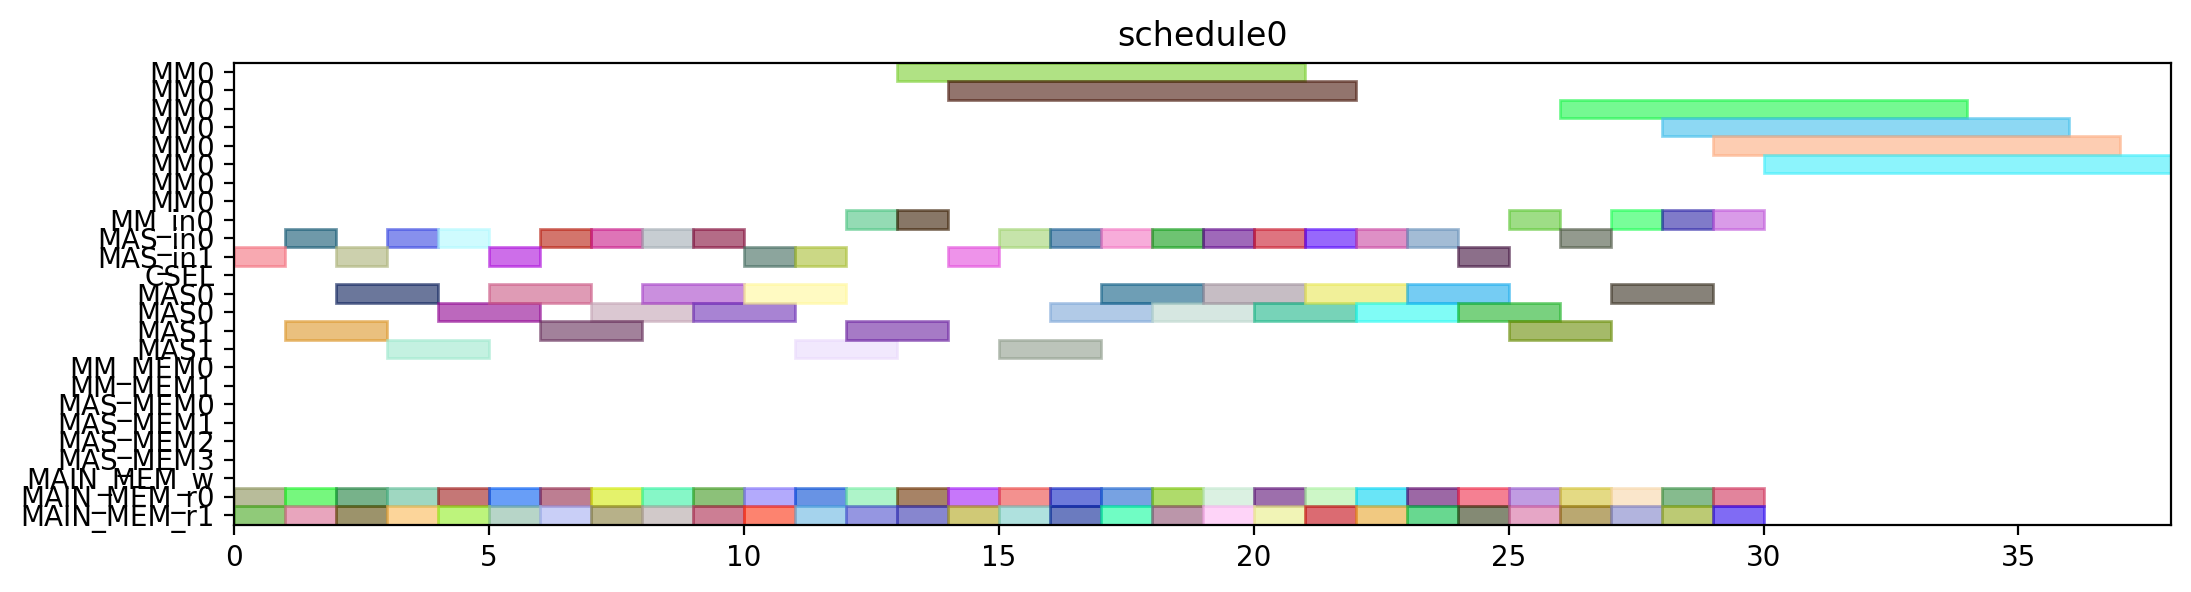

Source code (Python):
from pyschedule import Scenario, solvers, plotters, alt


def solve():
	horizon = 149
	S = Scenario("schedule0", horizon=horizon)

	# resource
	MM = S.Resources('MM', num=1, size=8)
	MM_in = S.Resources('MM_in', num=1)
	MAS_in = S.Resources('MAS_in', num=2)
	CSEL = S.Resource('CSEL')
	MAS = S.Resources('MAS', num=2, size=2, periods=range(1, horizon))
	MM_MEM = S.Resources('MM_MEM', num=2)
	MAS_MEM = S.Resources('MAS_MEM', num=4)
	MAIN_MEM_w = S.Resource('MAIN_MEM_w', size=1)
	MAIN_MEM_r = S.Resources('MAIN_MEM_r', num=2)

	# result of previous scheduling

	# new tasks
	d_t0_a1_0 = S.Task('d_t0_a1_0', length=2, delay_cost=1)
	d_t0_a1_0 += alt(MAS)
	d_t0_a1_0_in = S.Task('d_t0_a1_0_in', length=1, delay_cost=1)
	d_t0_a1_0_in += alt(MAS_in)
	S += d_t0_a1_0_in*MAS_in[0]<=d_t0_a1_0*MAS[0]

	S += d_t0_a1_0_in*MAS_in[1]<=d_t0_a1_0*MAS[1]

	d_t0_a1_0_mem0 = S.Task('d_t0_a1_0_mem0', length=1, delay_cost=1)
	d_t0_a1_0_mem0 += MAIN_MEM_r[0]
	S += d_t0_a1_0_mem0 <= d_t0_a1_0

	d_t0_a1_0_mem1 = S.Task('d_t0_a1_0_mem1', length=1, delay_cost=1)
	d_t0_a1_0_mem1 += MAIN_MEM_r[1]
	S += d_t0_a1_0_mem1 <= d_t0_a1_0

	d_t0_a1_1 = S.Task('d_t0_a1_1', length=2, delay_cost=1)
	d_t0_a1_1 += alt(MAS)
	d_t0_a1_1_in = S.Task('d_t0_a1_1_in', length=1, delay_cost=1)
	d_t0_a1_1_in += alt(MAS_in)
	S += d_t0_a1_1_in*MAS_in[0]<=d_t0_a1_1*MAS[0]

	S += d_t0_a1_1_in*MAS_in[1]<=d_t0_a1_1*MAS[1]

	d_t0_a1_1_mem0 = S.Task('d_t0_a1_1_mem0', length=1, delay_cost=1)
	d_t0_a1_1_mem0 += MAIN_MEM_r[0]
	S += d_t0_a1_1_mem0 <= d_t0_a1_1

	d_t0_a1_1_mem1 = S.Task('d_t0_a1_1_mem1', length=1, delay_cost=1)
	d_t0_a1_1_mem1 += MAIN_MEM_r[1]
	S += d_t0_a1_1_mem1 <= d_t0_a1_1

	d_t0_t10 = S.Task('d_t0_t10', length=2, delay_cost=1)
	d_t0_t10 += alt(MAS)
	d_t0_t10_in = S.Task('d_t0_t10_in', length=1, delay_cost=1)
	d_t0_t10_in += alt(MAS_in)
	S += d_t0_t10_in*MAS_in[0]<=d_t0_t10*MAS[0]

	S += d_t0_t10_in*MAS_in[1]<=d_t0_t10*MAS[1]

	d_t0_t10_mem0 = S.Task('d_t0_t10_mem0', length=1, delay_cost=1)
	d_t0_t10_mem0 += MAIN_MEM_r[0]
	S += d_t0_t10_mem0 <= d_t0_t10

	d_t0_t10_mem1 = S.Task('d_t0_t10_mem1', length=1, delay_cost=1)
	d_t0_t10_mem1 += MAIN_MEM_r[1]
	S += d_t0_t10_mem1 <= d_t0_t10

	d_t0_t11 = S.Task('d_t0_t11', length=2, delay_cost=1)
	d_t0_t11 += alt(MAS)
	d_t0_t11_in = S.Task('d_t0_t11_in', length=1, delay_cost=1)
	d_t0_t11_in += alt(MAS_in)
	S += d_t0_t11_in*MAS_in[0]<=d_t0_t11*MAS[0]

	S += d_t0_t11_in*MAS_in[1]<=d_t0_t11*MAS[1]

	d_t0_t11_mem0 = S.Task('d_t0_t11_mem0', length=1, delay_cost=1)
	d_t0_t11_mem0 += MAIN_MEM_r[0]
	S += d_t0_t11_mem0 <= d_t0_t11

	d_t0_t11_mem1 = S.Task('d_t0_t11_mem1', length=1, delay_cost=1)
	d_t0_t11_mem1 += MAIN_MEM_r[1]
	S += d_t0_t11_mem1 <= d_t0_t11

	d_t0_t3_t0 = S.Task('d_t0_t3_t0', length=8, delay_cost=1)
	d_t0_t3_t0 += alt(MM)
	d_t0_t3_t0_in = S.Task('d_t0_t3_t0_in', length=1, delay_cost=1)
	d_t0_t3_t0_in += alt(MM_in)
	S += d_t0_t3_t0_in*MM_in[0]<=d_t0_t3_t0*MM[0]
	d_t0_t3_t0_mem0 = S.Task('d_t0_t3_t0_mem0', length=1, delay_cost=1)
	d_t0_t3_t0_mem0 += MAIN_MEM_r[0]
	S += d_t0_t3_t0_mem0 <= d_t0_t3_t0

	d_t0_t3_t0_mem1 = S.Task('d_t0_t3_t0_mem1', length=1, delay_cost=1)
	d_t0_t3_t0_mem1 += MAIN_MEM_r[1]
	S += d_t0_t3_t0_mem1 <= d_t0_t3_t0

	d_t0_t3_t1 = S.Task('d_t0_t3_t1', length=8, delay_cost=1)
	d_t0_t3_t1 += alt(MM)
	d_t0_t3_t1_in = S.Task('d_t0_t3_t1_in', length=1, delay_cost=1)
	d_t0_t3_t1_in += alt(MM_in)
	S += d_t0_t3_t1_in*MM_in[0]<=d_t0_t3_t1*MM[0]
	d_t0_t3_t1_mem0 = S.Task('d_t0_t3_t1_mem0', length=1, delay_cost=1)
	d_t0_t3_t1_mem0 += MAIN_MEM_r[0]
	S += d_t0_t3_t1_mem0 <= d_t0_t3_t1

	d_t0_t3_t1_mem1 = S.Task('d_t0_t3_t1_mem1', length=1, delay_cost=1)
	d_t0_t3_t1_mem1 += MAIN_MEM_r[1]
	S += d_t0_t3_t1_mem1 <= d_t0_t3_t1

	d_t0_t3_t2 = S.Task('d_t0_t3_t2', length=2, delay_cost=1)
	d_t0_t3_t2 += alt(MAS)
	d_t0_t3_t2_in = S.Task('d_t0_t3_t2_in', length=1, delay_cost=1)
	d_t0_t3_t2_in += alt(MAS_in)
	S += d_t0_t3_t2_in*MAS_in[0]<=d_t0_t3_t2*MAS[0]

	S += d_t0_t3_t2_in*MAS_in[1]<=d_t0_t3_t2*MAS[1]

	d_t0_t3_t2_mem0 = S.Task('d_t0_t3_t2_mem0', length=1, delay_cost=1)
	d_t0_t3_t2_mem0 += MAIN_MEM_r[0]
	S += d_t0_t3_t2_mem0 <= d_t0_t3_t2

	d_t0_t3_t2_mem1 = S.Task('d_t0_t3_t2_mem1', length=1, delay_cost=1)
	d_t0_t3_t2_mem1 += MAIN_MEM_r[1]
	S += d_t0_t3_t2_mem1 <= d_t0_t3_t2

	d_t0_t3_t3 = S.Task('d_t0_t3_t3', length=2, delay_cost=1)
	d_t0_t3_t3 += alt(MAS)
	d_t0_t3_t3_in = S.Task('d_t0_t3_t3_in', length=1, delay_cost=1)
	d_t0_t3_t3_in += alt(MAS_in)
	S += d_t0_t3_t3_in*MAS_in[0]<=d_t0_t3_t3*MAS[0]

	S += d_t0_t3_t3_in*MAS_in[1]<=d_t0_t3_t3*MAS[1]

	d_t0_t3_t3_mem0 = S.Task('d_t0_t3_t3_mem0', length=1, delay_cost=1)
	d_t0_t3_t3_mem0 += MAIN_MEM_r[0]
	S += d_t0_t3_t3_mem0 <= d_t0_t3_t3

	d_t0_t3_t3_mem1 = S.Task('d_t0_t3_t3_mem1', length=1, delay_cost=1)
	d_t0_t3_t3_mem1 += MAIN_MEM_r[1]
	S += d_t0_t3_t3_mem1 <= d_t0_t3_t3

	d_t1_a1_0 = S.Task('d_t1_a1_0', length=2, delay_cost=1)
	d_t1_a1_0 += alt(MAS)
	d_t1_a1_0_in = S.Task('d_t1_a1_0_in', length=1, delay_cost=1)
	d_t1_a1_0_in += alt(MAS_in)
	S += d_t1_a1_0_in*MAS_in[0]<=d_t1_a1_0*MAS[0]

	S += d_t1_a1_0_in*MAS_in[1]<=d_t1_a1_0*MAS[1]

	d_t1_a1_0_mem0 = S.Task('d_t1_a1_0_mem0', length=1, delay_cost=1)
	d_t1_a1_0_mem0 += MAIN_MEM_r[0]
	S += d_t1_a1_0_mem0 <= d_t1_a1_0

	d_t1_a1_0_mem1 = S.Task('d_t1_a1_0_mem1', length=1, delay_cost=1)
	d_t1_a1_0_mem1 += MAIN_MEM_r[1]
	S += d_t1_a1_0_mem1 <= d_t1_a1_0

	d_t1_a1_1 = S.Task('d_t1_a1_1', length=2, delay_cost=1)
	d_t1_a1_1 += alt(MAS)
	d_t1_a1_1_in = S.Task('d_t1_a1_1_in', length=1, delay_cost=1)
	d_t1_a1_1_in += alt(MAS_in)
	S += d_t1_a1_1_in*MAS_in[0]<=d_t1_a1_1*MAS[0]

	S += d_t1_a1_1_in*MAS_in[1]<=d_t1_a1_1*MAS[1]

	d_t1_a1_1_mem0 = S.Task('d_t1_a1_1_mem0', length=1, delay_cost=1)
	d_t1_a1_1_mem0 += MAIN_MEM_r[0]
	S += d_t1_a1_1_mem0 <= d_t1_a1_1

	d_t1_a1_1_mem1 = S.Task('d_t1_a1_1_mem1', length=1, delay_cost=1)
	d_t1_a1_1_mem1 += MAIN_MEM_r[1]
	S += d_t1_a1_1_mem1 <= d_t1_a1_1

	d_t1_t10 = S.Task('d_t1_t10', length=2, delay_cost=1)
	d_t1_t10 += alt(MAS)
	d_t1_t10_in = S.Task('d_t1_t10_in', length=1, delay_cost=1)
	d_t1_t10_in += alt(MAS_in)
	S += d_t1_t10_in*MAS_in[0]<=d_t1_t10*MAS[0]

	S += d_t1_t10_in*MAS_in[1]<=d_t1_t10*MAS[1]

	d_t1_t10_mem0 = S.Task('d_t1_t10_mem0', length=1, delay_cost=1)
	d_t1_t10_mem0 += MAIN_MEM_r[0]
	S += d_t1_t10_mem0 <= d_t1_t10

	d_t1_t10_mem1 = S.Task('d_t1_t10_mem1', length=1, delay_cost=1)
	d_t1_t10_mem1 += MAIN_MEM_r[1]
	S += d_t1_t10_mem1 <= d_t1_t10

	d_t1_t11 = S.Task('d_t1_t11', length=2, delay_cost=1)
	d_t1_t11 += alt(MAS)
	d_t1_t11_in = S.Task('d_t1_t11_in', length=1, delay_cost=1)
	d_t1_t11_in += alt(MAS_in)
	S += d_t1_t11_in*MAS_in[0]<=d_t1_t11*MAS[0]

	S += d_t1_t11_in*MAS_in[1]<=d_t1_t11*MAS[1]

	d_t1_t11_mem0 = S.Task('d_t1_t11_mem0', length=1, delay_cost=1)
	d_t1_t11_mem0 += MAIN_MEM_r[0]
	S += d_t1_t11_mem0 <= d_t1_t11

	d_t1_t11_mem1 = S.Task('d_t1_t11_mem1', length=1, delay_cost=1)
	d_t1_t11_mem1 += MAIN_MEM_r[1]
	S += d_t1_t11_mem1 <= d_t1_t11

	d_t1_t3_t0 = S.Task('d_t1_t3_t0', length=8, delay_cost=1)
	d_t1_t3_t0 += alt(MM)
	d_t1_t3_t0_in = S.Task('d_t1_t3_t0_in', length=1, delay_cost=1)
	d_t1_t3_t0_in += alt(MM_in)
	S += d_t1_t3_t0_in*MM_in[0]<=d_t1_t3_t0*MM[0]
	d_t1_t3_t0_mem0 = S.Task('d_t1_t3_t0_mem0', length=1, delay_cost=1)
	d_t1_t3_t0_mem0 += MAIN_MEM_r[0]
	S += d_t1_t3_t0_mem0 <= d_t1_t3_t0

	d_t1_t3_t0_mem1 = S.Task('d_t1_t3_t0_mem1', length=1, delay_cost=1)
	d_t1_t3_t0_mem1 += MAIN_MEM_r[1]
	S += d_t1_t3_t0_mem1 <= d_t1_t3_t0

	d_t1_t3_t1 = S.Task('d_t1_t3_t1', length=8, delay_cost=1)
	d_t1_t3_t1 += alt(MM)
	d_t1_t3_t1_in = S.Task('d_t1_t3_t1_in', length=1, delay_cost=1)
	d_t1_t3_t1_in += alt(MM_in)
	S += d_t1_t3_t1_in*MM_in[0]<=d_t1_t3_t1*MM[0]
	d_t1_t3_t1_mem0 = S.Task('d_t1_t3_t1_mem0', length=1, delay_cost=1)
	d_t1_t3_t1_mem0 += MAIN_MEM_r[0]
	S += d_t1_t3_t1_mem0 <= d_t1_t3_t1

	d_t1_t3_t1_mem1 = S.Task('d_t1_t3_t1_mem1', length=1, delay_cost=1)
	d_t1_t3_t1_mem1 += MAIN_MEM_r[1]
	S += d_t1_t3_t1_mem1 <= d_t1_t3_t1

	d_t1_t3_t2 = S.Task('d_t1_t3_t2', length=2, delay_cost=1)
	d_t1_t3_t2 += alt(MAS)
	d_t1_t3_t2_in = S.Task('d_t1_t3_t2_in', length=1, delay_cost=1)
	d_t1_t3_t2_in += alt(MAS_in)
	S += d_t1_t3_t2_in*MAS_in[0]<=d_t1_t3_t2*MAS[0]

	S += d_t1_t3_t2_in*MAS_in[1]<=d_t1_t3_t2*MAS[1]

	d_t1_t3_t2_mem0 = S.Task('d_t1_t3_t2_mem0', length=1, delay_cost=1)
	d_t1_t3_t2_mem0 += MAIN_MEM_r[0]
	S += d_t1_t3_t2_mem0 <= d_t1_t3_t2

	d_t1_t3_t2_mem1 = S.Task('d_t1_t3_t2_mem1', length=1, delay_cost=1)
	d_t1_t3_t2_mem1 += MAIN_MEM_r[1]
	S += d_t1_t3_t2_mem1 <= d_t1_t3_t2

	d_t1_t3_t3 = S.Task('d_t1_t3_t3', length=2, delay_cost=1)
	d_t1_t3_t3 += alt(MAS)
	d_t1_t3_t3_in = S.Task('d_t1_t3_t3_in', length=1, delay_cost=1)
	d_t1_t3_t3_in += alt(MAS_in)
	S += d_t1_t3_t3_in*MAS_in[0]<=d_t1_t3_t3*MAS[0]

	S += d_t1_t3_t3_in*MAS_in[1]<=d_t1_t3_t3*MAS[1]

	d_t1_t3_t3_mem0 = S.Task('d_t1_t3_t3_mem0', length=1, delay_cost=1)
	d_t1_t3_t3_mem0 += MAIN_MEM_r[0]
	S += d_t1_t3_t3_mem0 <= d_t1_t3_t3

	d_t1_t3_t3_mem1 = S.Task('d_t1_t3_t3_mem1', length=1, delay_cost=1)
	d_t1_t3_t3_mem1 += MAIN_MEM_r[1]
	S += d_t1_t3_t3_mem1 <= d_t1_t3_t3

	d_t2_a1_0 = S.Task('d_t2_a1_0', length=2, delay_cost=1)
	d_t2_a1_0 += alt(MAS)
	d_t2_a1_0_in = S.Task('d_t2_a1_0_in', length=1, delay_cost=1)
	d_t2_a1_0_in += alt(MAS_in)
	S += d_t2_a1_0_in*MAS_in[0]<=d_t2_a1_0*MAS[0]

	S += d_t2_a1_0_in*MAS_in[1]<=d_t2_a1_0*MAS[1]

	d_t2_a1_0_mem0 = S.Task('d_t2_a1_0_mem0', length=1, delay_cost=1)
	d_t2_a1_0_mem0 += MAIN_MEM_r[0]
	S += d_t2_a1_0_mem0 <= d_t2_a1_0

	d_t2_a1_0_mem1 = S.Task('d_t2_a1_0_mem1', length=1, delay_cost=1)
	d_t2_a1_0_mem1 += MAIN_MEM_r[1]
	S += d_t2_a1_0_mem1 <= d_t2_a1_0

	d_t2_a1_1 = S.Task('d_t2_a1_1', length=2, delay_cost=1)
	d_t2_a1_1 += alt(MAS)
	d_t2_a1_1_in = S.Task('d_t2_a1_1_in', length=1, delay_cost=1)
	d_t2_a1_1_in += alt(MAS_in)
	S += d_t2_a1_1_in*MAS_in[0]<=d_t2_a1_1*MAS[0]

	S += d_t2_a1_1_in*MAS_in[1]<=d_t2_a1_1*MAS[1]

	d_t2_a1_1_mem0 = S.Task('d_t2_a1_1_mem0', length=1, delay_cost=1)
	d_t2_a1_1_mem0 += MAIN_MEM_r[0]
	S += d_t2_a1_1_mem0 <= d_t2_a1_1

	d_t2_a1_1_mem1 = S.Task('d_t2_a1_1_mem1', length=1, delay_cost=1)
	d_t2_a1_1_mem1 += MAIN_MEM_r[1]
	S += d_t2_a1_1_mem1 <= d_t2_a1_1

	d_t2_t10 = S.Task('d_t2_t10', length=2, delay_cost=1)
	d_t2_t10 += alt(MAS)
	d_t2_t10_in = S.Task('d_t2_t10_in', length=1, delay_cost=1)
	d_t2_t10_in += alt(MAS_in)
	S += d_t2_t10_in*MAS_in[0]<=d_t2_t10*MAS[0]

	S += d_t2_t10_in*MAS_in[1]<=d_t2_t10*MAS[1]

	d_t2_t10_mem0 = S.Task('d_t2_t10_mem0', length=1, delay_cost=1)
	d_t2_t10_mem0 += MAIN_MEM_r[0]
	S += d_t2_t10_mem0 <= d_t2_t10

	d_t2_t10_mem1 = S.Task('d_t2_t10_mem1', length=1, delay_cost=1)
	d_t2_t10_mem1 += MAIN_MEM_r[1]
	S += d_t2_t10_mem1 <= d_t2_t10

	d_t2_t11 = S.Task('d_t2_t11', length=2, delay_cost=1)
	d_t2_t11 += alt(MAS)
	d_t2_t11_in = S.Task('d_t2_t11_in', length=1, delay_cost=1)
	d_t2_t11_in += alt(MAS_in)
	S += d_t2_t11_in*MAS_in[0]<=d_t2_t11*MAS[0]

	S += d_t2_t11_in*MAS_in[1]<=d_t2_t11*MAS[1]

	d_t2_t11_mem0 = S.Task('d_t2_t11_mem0', length=1, delay_cost=1)
	d_t2_t11_mem0 += MAIN_MEM_r[0]
	S += d_t2_t11_mem0 <= d_t2_t11

	d_t2_t11_mem1 = S.Task('d_t2_t11_mem1', length=1, delay_cost=1)
	d_t2_t11_mem1 += MAIN_MEM_r[1]
	S += d_t2_t11_mem1 <= d_t2_t11

	d_t2_t3_t0 = S.Task('d_t2_t3_t0', length=8, delay_cost=1)
	d_t2_t3_t0 += alt(MM)
	d_t2_t3_t0_in = S.Task('d_t2_t3_t0_in', length=1, delay_cost=1)
	d_t2_t3_t0_in += alt(MM_in)
	S += d_t2_t3_t0_in*MM_in[0]<=d_t2_t3_t0*MM[0]
	d_t2_t3_t0_mem0 = S.Task('d_t2_t3_t0_mem0', length=1, delay_cost=1)
	d_t2_t3_t0_mem0 += MAIN_MEM_r[0]
	S += d_t2_t3_t0_mem0 <= d_t2_t3_t0

	d_t2_t3_t0_mem1 = S.Task('d_t2_t3_t0_mem1', length=1, delay_cost=1)
	d_t2_t3_t0_mem1 += MAIN_MEM_r[1]
	S += d_t2_t3_t0_mem1 <= d_t2_t3_t0

	d_t2_t3_t1 = S.Task('d_t2_t3_t1', length=8, delay_cost=1)
	d_t2_t3_t1 += alt(MM)
	d_t2_t3_t1_in = S.Task('d_t2_t3_t1_in', length=1, delay_cost=1)
	d_t2_t3_t1_in += alt(MM_in)
	S += d_t2_t3_t1_in*MM_in[0]<=d_t2_t3_t1*MM[0]
	d_t2_t3_t1_mem0 = S.Task('d_t2_t3_t1_mem0', length=1, delay_cost=1)
	d_t2_t3_t1_mem0 += MAIN_MEM_r[0]
	S += d_t2_t3_t1_mem0 <= d_t2_t3_t1

	d_t2_t3_t1_mem1 = S.Task('d_t2_t3_t1_mem1', length=1, delay_cost=1)
	d_t2_t3_t1_mem1 += MAIN_MEM_r[1]
	S += d_t2_t3_t1_mem1 <= d_t2_t3_t1

	d_t2_t3_t2 = S.Task('d_t2_t3_t2', length=2, delay_cost=1)
	d_t2_t3_t2 += alt(MAS)
	d_t2_t3_t2_in = S.Task('d_t2_t3_t2_in', length=1, delay_cost=1)
	d_t2_t3_t2_in += alt(MAS_in)
	S += d_t2_t3_t2_in*MAS_in[0]<=d_t2_t3_t2*MAS[0]

	S += d_t2_t3_t2_in*MAS_in[1]<=d_t2_t3_t2*MAS[1]

	d_t2_t3_t2_mem0 = S.Task('d_t2_t3_t2_mem0', length=1, delay_cost=1)
	d_t2_t3_t2_mem0 += MAIN_MEM_r[0]
	S += d_t2_t3_t2_mem0 <= d_t2_t3_t2

	d_t2_t3_t2_mem1 = S.Task('d_t2_t3_t2_mem1', length=1, delay_cost=1)
	d_t2_t3_t2_mem1 += MAIN_MEM_r[1]
	S += d_t2_t3_t2_mem1 <= d_t2_t3_t2

	d_t2_t3_t3 = S.Task('d_t2_t3_t3', length=2, delay_cost=1)
	d_t2_t3_t3 += alt(MAS)
	d_t2_t3_t3_in = S.Task('d_t2_t3_t3_in', length=1, delay_cost=1)
	d_t2_t3_t3_in += alt(MAS_in)
	S += d_t2_t3_t3_in*MAS_in[0]<=d_t2_t3_t3*MAS[0]

	S += d_t2_t3_t3_in*MAS_in[1]<=d_t2_t3_t3*MAS[1]

	d_t2_t3_t3_mem0 = S.Task('d_t2_t3_t3_mem0', length=1, delay_cost=1)
	d_t2_t3_t3_mem0 += MAIN_MEM_r[0]
	S += d_t2_t3_t3_mem0 <= d_t2_t3_t3

	d_t2_t3_t3_mem1 = S.Task('d_t2_t3_t3_mem1', length=1, delay_cost=1)
	d_t2_t3_t3_mem1 += MAIN_MEM_r[1]
	S += d_t2_t3_t3_mem1 <= d_t2_t3_t3

	d_t3000 = S.Task('d_t3000', length=2, delay_cost=1)
	d_t3000 += alt(MAS)
	d_t3000_in = S.Task('d_t3000_in', length=1, delay_cost=1)
	d_t3000_in += alt(MAS_in)
	S += d_t3000_in*MAS_in[0]<=d_t3000*MAS[0]

	S += d_t3000_in*MAS_in[1]<=d_t3000*MAS[1]

	d_t3000_mem0 = S.Task('d_t3000_mem0', length=1, delay_cost=1)
	d_t3000_mem0 += MAIN_MEM_r[0]
	S += d_t3000_mem0 <= d_t3000

	d_t3000_mem1 = S.Task('d_t3000_mem1', length=1, delay_cost=1)
	d_t3000_mem1 += MAIN_MEM_r[1]
	S += d_t3000_mem1 <= d_t3000

	d_t3001 = S.Task('d_t3001', length=2, delay_cost=1)
	d_t3001 += alt(MAS)
	d_t3001_in = S.Task('d_t3001_in', length=1, delay_cost=1)
	d_t3001_in += alt(MAS_in)
	S += d_t3001_in*MAS_in[0]<=d_t3001*MAS[0]

	S += d_t3001_in*MAS_in[1]<=d_t3001*MAS[1]

	d_t3001_mem0 = S.Task('d_t3001_mem0', length=1, delay_cost=1)
	d_t3001_mem0 += MAIN_MEM_r[0]
	S += d_t3001_mem0 <= d_t3001

	d_t3001_mem1 = S.Task('d_t3001_mem1', length=1, delay_cost=1)
	d_t3001_mem1 += MAIN_MEM_r[1]
	S += d_t3001_mem1 <= d_t3001

	d_t3010 = S.Task('d_t3010', length=2, delay_cost=1)
	d_t3010 += alt(MAS)
	d_t3010_in = S.Task('d_t3010_in', length=1, delay_cost=1)
	d_t3010_in += alt(MAS_in)
	S += d_t3010_in*MAS_in[0]<=d_t3010*MAS[0]

	S += d_t3010_in*MAS_in[1]<=d_t3010*MAS[1]

	d_t3010_mem0 = S.Task('d_t3010_mem0', length=1, delay_cost=1)
	d_t3010_mem0 += MAIN_MEM_r[0]
	S += d_t3010_mem0 <= d_t3010

	d_t3010_mem1 = S.Task('d_t3010_mem1', length=1, delay_cost=1)
	d_t3010_mem1 += MAIN_MEM_r[1]
	S += d_t3010_mem1 <= d_t3010

	d_t3011 = S.Task('d_t3011', length=2, delay_cost=1)
	d_t3011 += alt(MAS)
	d_t3011_in = S.Task('d_t3011_in', length=1, delay_cost=1)
	d_t3011_in += alt(MAS_in)
	S += d_t3011_in*MAS_in[0]<=d_t3011*MAS[0]

	S += d_t3011_in*MAS_in[1]<=d_t3011*MAS[1]

	d_t3011_mem0 = S.Task('d_t3011_mem0', length=1, delay_cost=1)
	d_t3011_mem0 += MAIN_MEM_r[0]
	S += d_t3011_mem0 <= d_t3011

	d_t3011_mem1 = S.Task('d_t3011_mem1', length=1, delay_cost=1)
	d_t3011_mem1 += MAIN_MEM_r[1]
	S += d_t3011_mem1 <= d_t3011

	d_t4000 = S.Task('d_t4000', length=2, delay_cost=1)
	d_t4000 += alt(MAS)
	d_t4000_in = S.Task('d_t4000_in', length=1, delay_cost=1)
	d_t4000_in += alt(MAS_in)
	S += d_t4000_in*MAS_in[0]<=d_t4000*MAS[0]

	S += d_t4000_in*MAS_in[1]<=d_t4000*MAS[1]

	d_t4000_mem0 = S.Task('d_t4000_mem0', length=1, delay_cost=1)
	d_t4000_mem0 += MAIN_MEM_r[0]
	S += d_t4000_mem0 <= d_t4000

	d_t4000_mem1 = S.Task('d_t4000_mem1', length=1, delay_cost=1)
	d_t4000_mem1 += MAIN_MEM_r[1]
	S += d_t4000_mem1 <= d_t4000

	d_t4001 = S.Task('d_t4001', length=2, delay_cost=1)
	d_t4001 += alt(MAS)
	d_t4001_in = S.Task('d_t4001_in', length=1, delay_cost=1)
	d_t4001_in += alt(MAS_in)
	S += d_t4001_in*MAS_in[0]<=d_t4001*MAS[0]

	S += d_t4001_in*MAS_in[1]<=d_t4001*MAS[1]

	d_t4001_mem0 = S.Task('d_t4001_mem0', length=1, delay_cost=1)
	d_t4001_mem0 += MAIN_MEM_r[0]
	S += d_t4001_mem0 <= d_t4001

	d_t4001_mem1 = S.Task('d_t4001_mem1', length=1, delay_cost=1)
	d_t4001_mem1 += MAIN_MEM_r[1]
	S += d_t4001_mem1 <= d_t4001

	solvers.mip.solve(S,msg=1,kind='CPLEX',ratio_gap=1.01)

	solution = [['hoge']*len(S.solution()[1]) for i in range(len(S.solution()))]
	for i in range(len(S.solution())):
		for j in range(len(S.solution()[i])):
			solution[i][j]=str(S.solution()[i][j])
	print(solution)

	cycles = int(solution[-1][3])

	pic_file_name = "/mnt/rose/usr1/fukuda/ABE/multiRAM_multiMAS_16mux/scheduling_result/stage8MM1_stage2MAS2/FP12_LADDERMUL/schedule0.png"
	if(S.solution() != []):
		plotters.matplotlib.plot(S,img_filename=pic_file_name, show_task_labels=False, fig_size=(cycles*0.25+3, 3))

	return solution
